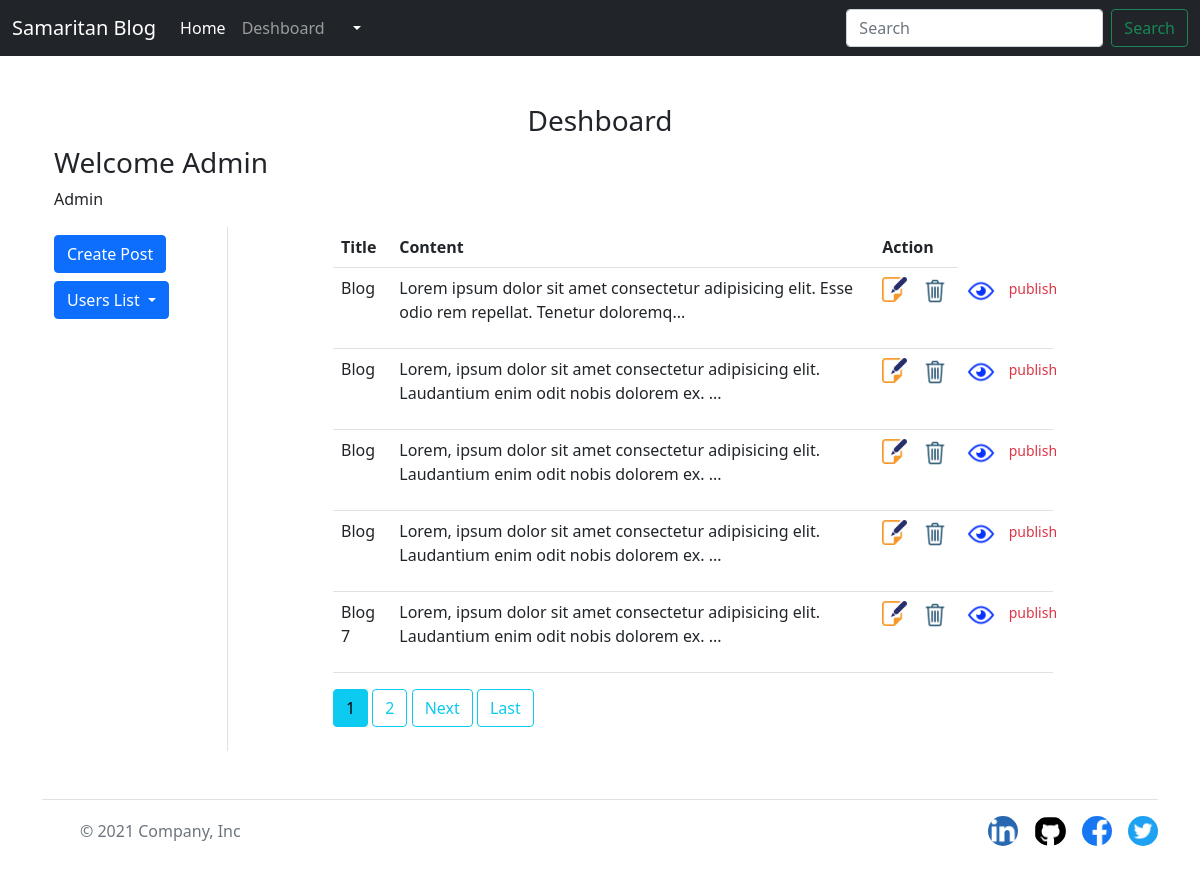
The page /dashboard/ (signed in) on the database its author committed.
### blog/models.py (models this page shows, shortened)
class Post(models.Model):
    title = models.CharField(max_length=50)
    author = models.ForeignKey(User, on_delete=models.CASCADE)
    published_date = models.DateTimeField(default=timezone.now)
    content = RichTextField(blank = True, null = True)
    visible = models.BooleanField(default=False)
    upload = models.ImageField(upload_to ='uploads/')

### blog/views.py (the view)
# urls.py: path('dashboard/', views.deshboard, name='dashboard'),
def deshboard(request):
    if request.user.is_authenticated:
        post = Post.objects.all().order_by('published_date').reverse()
        paginator = Paginator(post, 5)
        page = request.GET.get('page')
        page_obj = paginator.get_page(page)
        if request.user.is_superuser:
            all_users = User.objects.values()
            users = []
            for user in range(0, len(all_users)):
                users.append(all_users[user]['username'])
            return render(request, 'blog/dashboard.html', {'post':post, 'page_obj':page_obj, 'user':'Admin', 'users':users})
        else:
            post = Post.objects.filter(author = request.user).order_by('published_date').reverse()
            paginator = Paginator(post, 5)
            page = request.GET.get('page')
            page_obj = paginator.get_page(page)
            return render(request, 'blog/dashboard.html', {'post':post, 'page_obj': page_obj, 'user':'Author'})
    return redirect('login')

### blog/templates/blog/dashboard.html (shortened to what this page needs)
{% extends 'blog/base.html' %}
{% load static %}
{% block content %}
<div class="container my-5">
    <center>
        <h3>Deshboard</h3>
    </center>
    <div class="row">
        <h3>Welcome <span class="text-capitalize">{{request.user}}</span></h3>
        <p>{{user}}</p>
        <div class="col-sm-2 border-end">
            <a href="{% url 'PostCreateView' %}" class="btn btn-primary my-2">Create Post</a>
            {%if request.user.is_superuser%}
            <div class="dropdown">
                <a class="btn btn-primary dropdown-toggle" href="#" role="button" id="dropdownMenuLink"
                    data-bs-toggle="dropdown" aria-expanded="false">
                    Users List
                </a>
            </div>
            {%endif%}
        </div>
        <div class="col-sm-8 offset-sm-1">
            <table class="table">
                <tr>
                    <th>Title</th>
                    <th>Content</th>
                    <th>Action</th>
                </tr>
                {% for p in page_obj%}
                <tr>
                    <td>{{p.title}}</td>
                    <td>{{p.content|slice:"0:100"|safe}}...</td>
                    <td align="center">
                        <div class="row">
                            <div class="col-5">
                                <a href="{% url 'PostEditView' p.id %}">
                                    <img src="{% static 'blog/img/edit_icon.png' %}" alt="EDIT" height="25px"
                                        width="25px">
                                </a>
                            </div>
                            <div class="col-5">
                                <a href="{% url 'delete' p.id %}">
                                    <img src="{% static 'blog/img/delete_garbage_trash_icon.png' %}" alt="DELETE"
                                        height="30px" width="30px"></a>
                            </div>
                        </div>
                    </td>
                    <td>
                        <div class="row">
                            <div class="col-5">
                                <a href="{% url 'PostDetail' p.id %}">
                                    <img src="{% static 'blog/img/public_visible_watch_icon.png' %}" alt="View"
                                        height="30px" width="30px"></a>
                            </div>
                            <div class="col-5">
                                {%if p.visible == True%}
                                <small class="text-danger">publish</small>
                                {%else%}
                                    <a href="{% url 'ApprovePost' p.id%}">Approve</a>
                                {%endif%}
                            </div>
                        </div>
                    </td>
                </tr>
                {%endfor%}
            </table>
            {% for num in page_obj.paginator.page_range %}
            {% if page_obj.number == num %}
            <a class="btn btn-info mb-4" href="?page={{ num }}">{{ num }}</a>
            {% elif num > page_obj.number|add:'-2' and num < page_obj.number|add:'2' %} <a
                class="btn btn-outline-info mb-4" href="?page={{ num }}">{{ num }}</a>
                {% endif %}
                {% endfor %}
                {% if page_obj.has_next %}
                <a class="btn btn-outline-info mb-4" href="?page={{ page_obj.next_page_number }}">Next</a>
                <a class="btn btn-outline-info mb-4" href="?page={{ page_obj.paginator.num_pages }}">Last</a>
                {% endif %}
        </div>
    </div>
</div>
{% endblock content %}

### blog/static/blog/css/style.css (style rules this page uses)
a { text-decoration: none; }

### rows shown on the page
Post: title "Blog", content "Lorem ipsum dolor sit amet consectetur adipisicing elit. Esse odio rem repellat. Tenetur doloremq", visible "publish"
Post: title "Blog", content "Lorem, ipsum dolor sit amet consectetur adipisicing elit. Laudantium enim odit nobis dolorem ex.", visible "publish"
Post: title "Blog", content "Lorem, ipsum dolor sit amet consectetur adipisicing elit. Laudantium enim odit nobis dolorem ex.", visible "publish"
Post: title "Blog", content "Lorem, ipsum dolor sit amet consectetur adipisicing elit. Laudantium enim odit nobis dolorem ex.", visible "publish"
Post: title "Blog 7", content "Lorem, ipsum dolor sit amet consectetur adipisicing elit. Laudantium enim odit nobis dolorem ex.", visible "publish"

### other values the page prints
{{ request.user }} "Admin"
{{ user }} "Admin"
{{ num }} "1"
{{ num }} "2"
